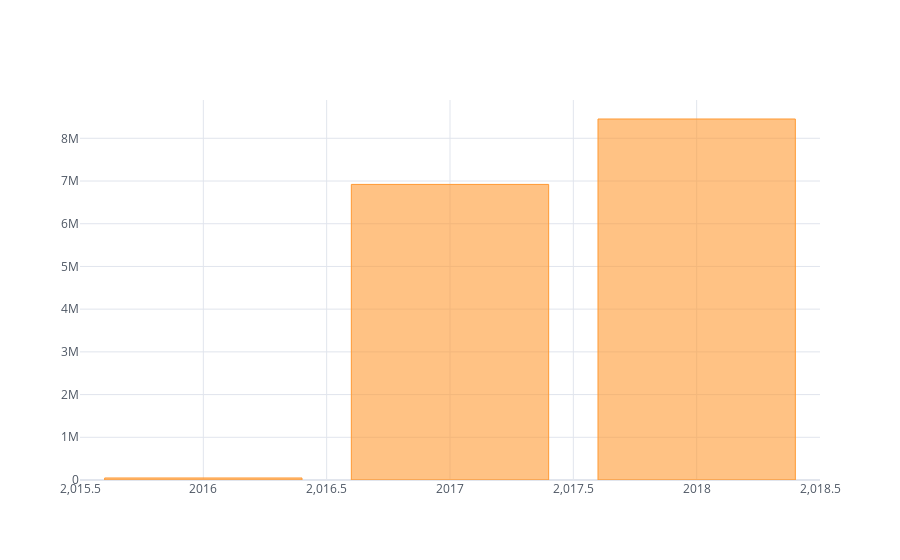

Source (notebook cell):
### Code cell
merged_order_payment_year.iplot(kind='bar', theme='white')

### Figure 1 — Plotly figure (JSON) as saved in the notebook; plotly's stock layout.template omitted (floating-point values rounded to 4 significant figures)
{"data": [{"marker": {"color": "rgba(255, 153, 51, 0.6)", "line": {"color": "rgba(255, 153, 51, 1.0)", "width": 1}}, "name": "payment_value", "orientation": "v", "text": "", "type": "bar", "x": [2016, 2017, 2018], "y": [47290.0, 6920000.0, 8452000.0]}], "layout": {"legend": {"bgcolor": "#FFFFFF", "font": {"color": "#4D5663"}}, "paper_bgcolor": "#FFFFFF", "plot_bgcolor": "#FFFFFF", "title": {"font": {"color": "#4D5663"}}, "xaxis": {"gridcolor": "#E1E5ED", "showgrid": true, "tickfont": {"color": "#4D5663"}, "title": {"font": {"color": "#4D5663"}, "text": ""}, "zerolinecolor": "#E1E5ED"}, "yaxis": {"gridcolor": "#E1E5ED", "showgrid": true, "tickfont": {"color": "#4D5663"}, "title": {"font": {"color": "#4D5663"}, "text": ""}, "zerolinecolor": "#E1E5ED"}}}
